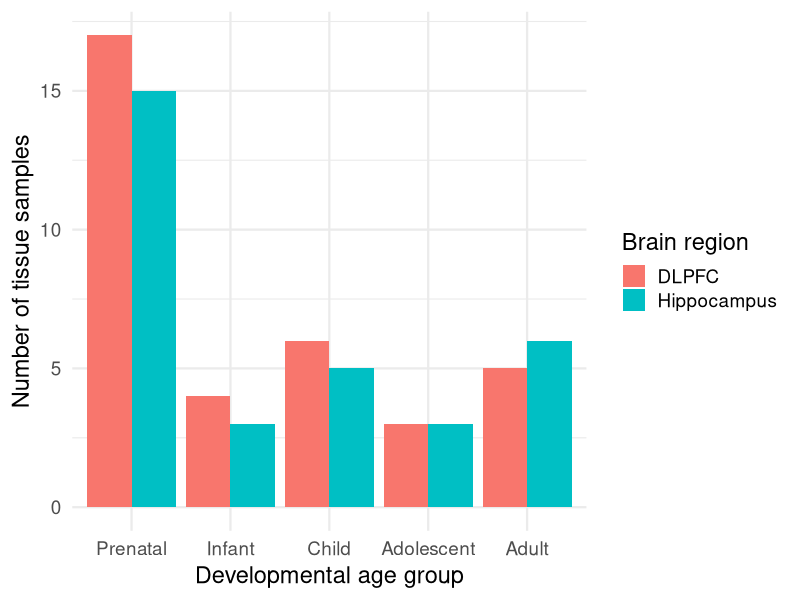
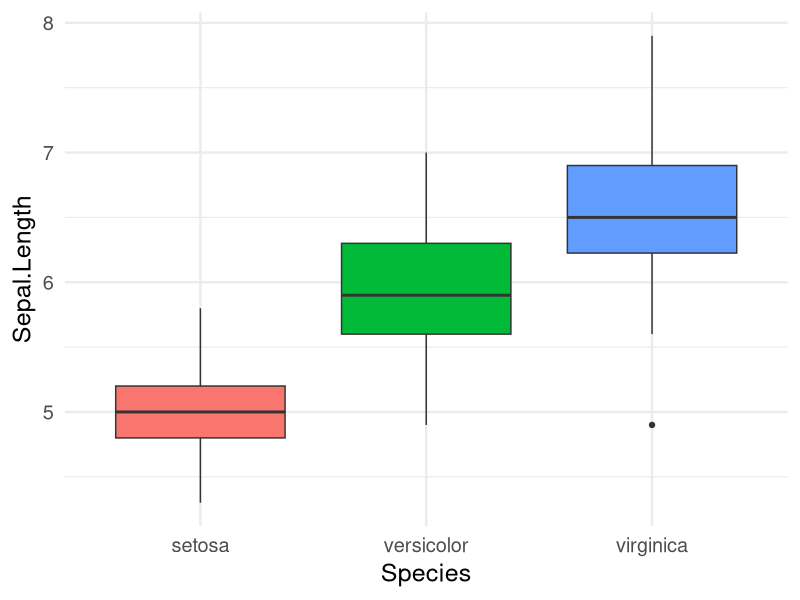

Generate these figures, in order, with R:
## ---- chunk 1
#| label: setup
#| include: false

library(tidyverse)
## ---- chunk 2
#| fig-width: 10
#| fig-height: 4

sample_counts <- tribble(
  ~age_group,    ~Hippocampus, ~DLPFC,
  "Prenatal",    15,           17,
  "Infant",       3,            4,
  "Child",        5,            6,
  "Adolescent",   3,            3,
  "Adult",        6,            5
)

# Keep the age groups in developmental order.
plot_data <- sample_counts |>
  mutate(age_group = factor(age_group, levels = age_group)) |>
  pivot_longer(
    cols = c(Hippocampus, DLPFC),
    names_to = "brain_region",
    values_to = "n_samples"
  )

ggplot(plot_data, aes(x = age_group, y = n_samples, fill = brain_region)) +
  geom_col(position = "dodge") +
  labs(
    x = "Developmental age group",
    y = "Number of tissue samples",
    fill = "Brain region"
  ) +
  theme_minimal(base_size = 17)
## ---- chunk 3
ggplot(iris, aes(Species, Sepal.Length,
                 fill = Species)) +
  geom_boxplot() +
  theme_minimal(base_size = 18) +
  theme(legend.position = "none")
